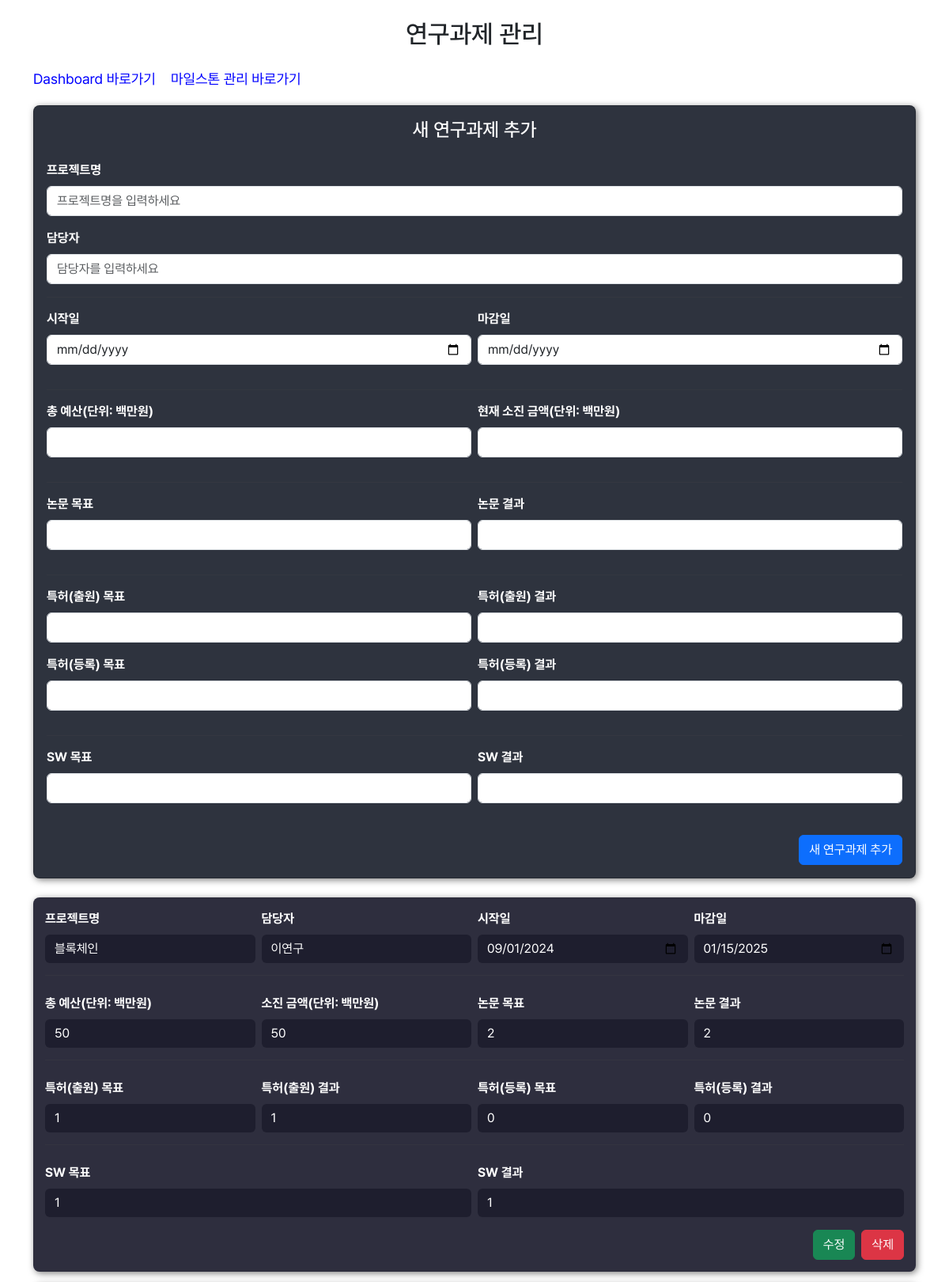
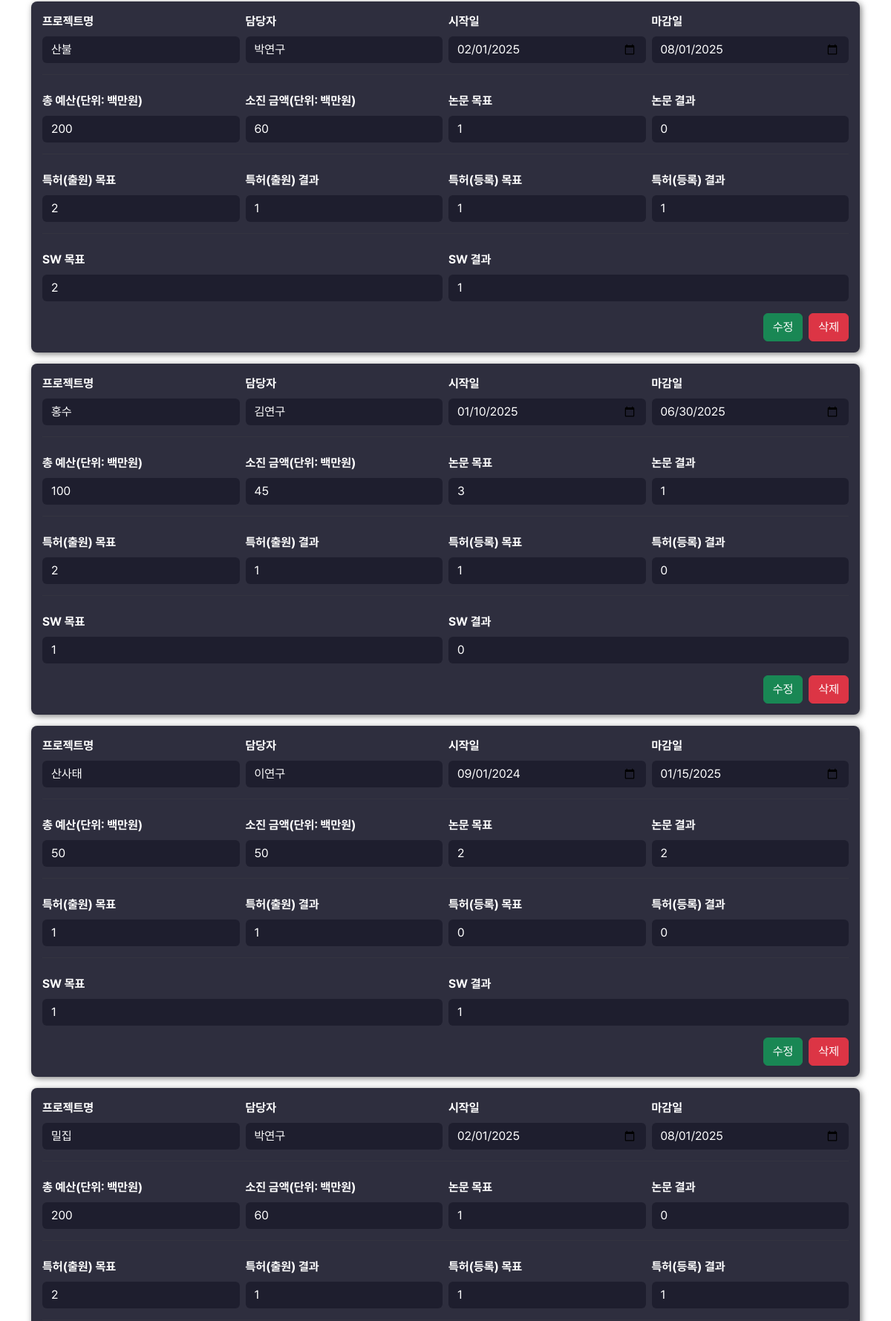
/update (upper part), run on the app's committed database (2 pictures, top to bottom).
### tables this page shows
CREATE TABLE projects (
            id INTEGER PRIMARY KEY AUTOINCREMENT,
            name TEXT NOT NULL,
            manager TEXT NOT NULL,
            start_date TEXT NOT NULL,
            end_date TEXT NOT NULL,
            total_cost INTEGER NOT NULL,
            current_expenditure INTEGER NOT NULL,
            goal_papers INTEGER DEFAULT 0,
            current_papers INTEGER DEFAULT 0,
            goal_patents_filed INTEGER DEFAULT 0,
            current_patents_filed INTEGER DEFAULT 0,
            goal_patents_registered INTEGER DEFAULT 0,
            current_patents_registered INTEGER DEFAULT 0,
            goal_software INTEGER DEFAULT 0,
            current_software INTEGER DEFAULT 0
        );

### routes.py (the view, shortened to what this page needs)
@update_blueprint.route('/update', methods=['GET', 'POST'])
def update():
    projects = get_projects()
    for project in projects:
        project["progress"] = calculate_progress(project["start_date"], project["end_date"])
    return render_template('update.html', projects=projects)

### app.py (called while the page is built)
@app.after_request
def add_header(response):
    response.headers["Cache-Control"] = "no-store, no-cache, must-revalidate, public, max-age=0"
    response.headers["Pragma"] = "no-cache"
    response.headers["Expires"] = "0"
    return response

### utils.py (called while the page is built)
def calculate_progress(start_date, end_date):
    start = datetime.datetime.strptime(start_date, "%Y-%m-%d").date()
    end = datetime.datetime.strptime(end_date, "%Y-%m-%d").date()
    total_days = (end - start).days
    elapsed_days = (today - start).days
    if elapsed_days <= 0:
        return 0  # 시작 전
    if elapsed_days >= total_days:
        return 100  # 완료됨
    return round((elapsed_days / total_days) * 100, 1)

### templates/update.html (shortened to what this page needs)
<!DOCTYPE html>
<html lang="ko">
<head>
  <link rel="stylesheet" href="https://cdn.jsdelivr.net/npm/bootstrap@5.3.0/dist/css/bootstrap.min.css">
  <link rel="stylesheet" href="{{ url_for('static', filename='font/pretendard.css') }}">
  <link rel="stylesheet" href="{{ url_for('static', filename='font/pretendard-subset.css') }}">
</head>
<body class="container mt-4">
  <h2 class="text-center mb-4">연구과제 관리</h2>
  <div class="mb-3">
    <div class="nav-links">
      <a href="/dashboard/">Dashboard 바로가기</a>
      <a href="/milestone">마일스톤 관리 바로가기</a>
    </div>
  </div>
  <div class="card mb-4" style="background-color:#2e333e; border-radius:8px; box-shadow:2px 2px 8px rgba(0,0,0,0.5);">
    <div class="card-body">
      <h4 class="card-title text-center text-white mb-4">새 연구과제 추가</h4>
      <form method="post">
        <div class="mb-3">
          <label for="name" class="form-label text-white">프로젝트명</label>
          <input type="text" class="form-control" name="name" id="name" placeholder="프로젝트명을 입력하세요" required>
        </div>
        <div class="mb-3">
          <label for="manager" class="form-label text-white">담당자</label>
          <input type="text" class="form-control" name="manager" id="manager" placeholder="담당자를 입력하세요" required>
        </div>
        <hr class="form-divider">
        <div class="row g-2">
          <div class="col-md-6 mb-3">
            <label for="start_date" class="form-label text-white">시작일</label>
            <input type="date" class="form-control" name="start_date" id="start_date" required>
          </div>
          <div class="col-md-6 mb-3">
            <label for="end_date" class="form-label text-white">마감일</label>
            <input type="date" class="form-control" name="end_date" id="end_date" required>
          </div>
        </div>
        <hr class="form-divider">
        <div class="row g-2">
          <div class="col-md-6 mb-3">
            <label for="total_cost" class="form-label text-white">총 예산(단위: 백만원)</label>
            <input type="number" class="form-control" name="total_cost" id="total_cost" required>
          </div>
          <div class="col-md-6 mb-3">
            <label for="current_expenditure" class="form-label text-white">현재 소진 금액(단위: 백만원)</label>
            <input type="number" class="form-control" name="current_expenditure" id="current_expenditure" required>
          </div>
        </div>
        <hr class="form-divider">
        <div class="row g-2">
          <div class="col-md-6 mb-3">
            <label for="goal_papers" class="form-label text-white">논문 목표</label>
            <input type="number" class="form-control" name="goal_papers" id="goal_papers" required>
          </div>
          <div class="col-md-6 mb-3">
            <label for="current_papers" class="form-label text-white">논문 결과</label>
            <input type="number" class="form-control" name="current_papers" id="current_papers" required>
          </div>
        </div>
        <hr class="form-divider">
        <div class="row g-2">
          <div class="col-md-6 mb-3">
            <label for="goal_patents_filed" class="form-label text-white">특허(출원) 목표</label>
            <input type="number" class="form-control" name="goal_patents_filed" id="goal_patents_filed" required>
          </div>
          <div class="col-md-6 mb-3">
            <label for="current_patents_filed" class="form-label text-white">특허(출원) 결과</label>
            <input type="number" class="form-control" name="current_patents_filed" id="current_patents_filed" required>
          </div>
        </div>
        <div class="row g-2">
          <div class="col-md-6 mb-3">
            <label for="goal_patents_registered" class="form-label text-white">특허(등록) 목표</label>
            <input type="number" class="form-control" name="goal_patents_registered" id="goal_patents_registered" required>
          </div>
          <div class="col-md-6 mb-3">
            <label for="current_patents_registered" class="form-label text-white">특허(등록) 결과</label>
            <input type="number" class="form-control" name="current_patents_registered" id="current_patents_registered" required>
          </div>
        </div>
        <hr class="form-divider">
        <div class="row g-2">
          <div class="col-md-6">
            <label for="goal_software" class="form-label text-white">SW 목표</label>
            <input type="number" class="form-control" name="goal_software" id="goal_software" required>
          </div>
          <div class="col-md-6">
            <label for="current_software" class="form-label text-white">SW 결과</label>
            <input type="number" class="form-control" name="current_software" id="current_software" required>
          </div>
        </div>
        <div class="row g-2">
          <p>
            <br>
          </p>
        </div>
        <div class="d-flex justify-content-end">
          <button type="submit" class="btn btn-primary" onclick="return confirm('새 연구과제를 추가하시겠습니까?')">새 연구과제 추가</button>
        </div>
      </form>
    </div>
  </div>
  <div class="mb-5">
    {% for project in projects %}
    <div class="project-card">
      <form method="post" class="project-form">
        <div class="row g-2 align-items-center">
          <div class="col-md-3">
            <label class="form-label">프로젝트명</label>
            <input type="text" name="name" value="{{ project.name }}" class="form-control" required>
          </div>
          <div class="col-md-3">
            <label class="form-label">담당자</label>
            <input type="text" name="manager" value="{{ project.manager }}" class="form-control" required>
          </div>
          <div class="col-md-3">
            <label class="form-label">시작일</label>
            <input type="date" name="start_date" value="{{ project.start_date }}" class="form-control" required>
          </div>
          <div class="col-md-3">
            <label class="form-label">마감일</label>
            <input type="date" name="end_date" value="{{ project.end_date }}" class="form-control" required>
          </div>
        </div>
        <hr class="form-divider">
        <div class="row g-2 mt-2">
          <div class="col-md-3">
            <label class="form-label">총 예산(단위: 백만원)</label>
            <input type="number" name="total_cost" value="{{ project.total_cost }}" class="form-control" required>
          </div>
          <div class="col-md-3">
            <label class="form-label">소진 금액(단위: 백만원)</label>
            <input type="number" name="current_expenditure" value="{{ project.current_expenditure }}" class="form-control" required>
          </div>
          <div class="col-md-3">
            <label class="form-label">논문 목표</label>
            <input type="number" name="goal_papers" value="{{ project.goal_papers }}" class="form-control" required>
          </div>
          <div class="col-md-3">
            <label class="form-label">논문 결과</label>
            <input type="number" name="current_papers" value="{{ project.current_papers }}" class="form-control" required>
          </div>
        </div>
        <hr class="form-divider">
        <div class="row g-2 mt-2">
          <div class="col-md-3">
            <label class="form-label">특허(출원) 목표</label>
            <input type="number" name="goal_patents_filed" value="{{ project.goal_patents_filed }}" class="form-control" required>
          </div>
          <div class="col-md-3">
            <label class="form-label">특허(출원) 결과</label>
            <input type="number" name="current_patents_filed" value="{{ project.current_patents_filed }}" class="form-control" required>
          </div>
          <div class="col-md-3">
            <label class="form-label">특허(등록) 목표</label>
            <input type="number" name="goal_patents_registered" value="{{ project.goal_patents_registered }}" class="form-control" required>
          </div>
          <div class="col-md-3">
            <label class="form-label">특허(등록) 결과</label>
            <input type="number" name="current_patents_registered" value="{{ project.current_patents_registered }}" class="form-control" required>
          </div>
        </div>
        <hr class="form-divider">
        <div class="row g-2 mt-2">
          <div class="col-md-6">
            <label class="form-label">SW 목표</label>
            <input type="number" name="goal_software" value="{{ project.goal_software }}" class="form-control" required>
          </div>
          <div class="col-md-6">
            <label class="form-label">SW 결과</label>
            <input type="number" name="current_software" value="{{ project.current_software }}" class="form-control" required>
          </div>
        </div>
        <div class="mt-3 d-flex justify-content-end">
          <button type="submit" name="action" value="update" class="btn btn-success me-2" onclick="return confirm('수정하시겠습니까?')">수정</button>
          <button type="submit" name="action" value="delete" class="btn btn-danger" onclick="return confirm('삭제하시겠습니까?')">삭제</button>
        </div>
      </form>
    </div>
    {% endfor %}
  </div>
</body>
</html>

### templates/update.html (style rules this page uses)
* { font-family: 'Pretendard', sans-serif; }
.project-card { background-color: #2E2E3E; border-radius: 8px; box-shadow: 2px 2px 8px rgba(0,0,0,0.5); padding: 15px; margin-bottom: 15px; color: white; }
.project-form .form-control { background-color: #1E1E2E; border: none; color: white; }
.form-label { font-weight: bold; }
.form-divider { border-top: 1px solid #444; margin: 15px 0; }
.nav-links { margin-bottom: 20px; }
.nav-links a { color:blue; text-decoration: none; font-size: 18px; margin-right: 15px; }

### data on the page
projects: name "블록체인", manager "이연구", start_date "09/01/2024", end_date "01/15/2025", total_cost "50", current_expenditure "50", goal_papers "2", current_papers "2", goal_patents_filed "1", current_patents_filed "1", goal_patents_registered "0", current_patents_registered "0", goal_software "1", current_software "1"
projects: name "산불", manager "박연구", start_date "02/01/2025", end_date "08/01/2025", total_cost "200", current_expenditure "60", goal_papers "1", current_papers "0", goal_patents_filed "2", current_patents_filed "1", goal_patents_registered "1", current_patents_registered "1", goal_software "2", current_software "1"
projects: name "홍수", manager "김연구", start_date "01/10/2025", end_date "06/30/2025", total_cost "100", current_expenditure "45", goal_papers "3", current_papers "1", goal_patents_filed "2", current_patents_filed "1", goal_patents_registered "1", current_patents_registered "0", goal_software "1", current_software "0"
projects: name "산사태", manager "이연구", start_date "09/01/2024", end_date "01/15/2025", total_cost "50", current_expenditure "50", goal_papers "2", current_papers "2", goal_patents_filed "1", current_patents_filed "1", goal_patents_registered "0", current_patents_registered "0", goal_software "1", current_software "1"
projects: name "밀집", manager "박연구", start_date "02/01/2025", end_date "08/01/2025", total_cost "200", current_expenditure "60", goal_papers "1", current_papers "0", goal_patents_filed "2", current_patents_filed "1", goal_patents_registered "1", current_patents_registered "1"
